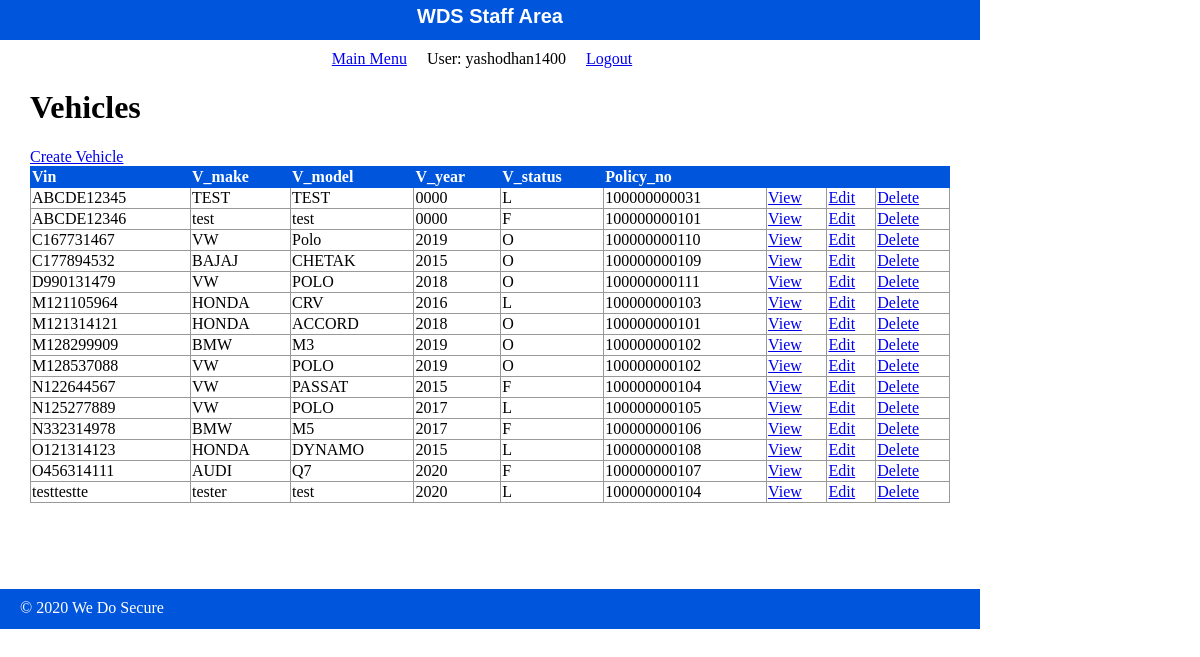
Screenshot of /WDS/public/staff/vehicle/index.php (signed in) with the database file from the repository.
### tables this page shows
CREATE TABLE `vehicle` (
  `Vin` varchar(10) NOT NULL COMMENT 'VEHICLE IDENTIFICATION NUMBER',
  `V_make` varchar(30) NOT NULL COMMENT 'VEHICLE MAKE AND MODEL',
  `V_model` varchar(30) NOT NULL COMMENT 'Vehicle Model',
  `V_year` year(4) NOT NULL COMMENT 'YEAR THE CAR WAS BOUGHT',
  `V_status` varchar(1) NOT NULL COMMENT 'STATUS IS L,F,O',
  `Policy_no` decimal(12,0) NOT NULL COMMENT 'POLICY NUMBER'
);

### WDS/private/functions.php (called while the page is built, shortened)
<?php
function url_for($script_path) {
  if($script_path[0] != '/') {
    $script_path = "/" . $script_path;
  }
  return WWW_ROOT . $script_path;
}
function u($string=""){
  return urlencode($string);
}
function h($string=""){
  return htmlspecialchars($string);
  }
?>

### WDS/private/query_function.php (called while the page is built, shortened)
<?php
	function find_all($table_name){
		global $db;
		$sql_query = " SELECT * FROM $table_name ";
		$sql_query .= "ORDER BY 1 ;";
		$result = mysqli_query($db, $sql_query);
		return $result;
	}
?>

### WDS/public/staff/vehicle/index.php (the view, shortened to what this page needs)
<?php
$Vehicle_set = find_all("vehicle");
?>
<?php include(SHARED_PATH . '/staff_header.php'); ?>
	<div id="content">
		<div class="Vehicle Listing">
		<h1>Vehicles</h1>
	<div id="actions">
		<a class="action" href="<?php echo url_for('staff/vehicle/new.php'); ?>">Create Vehicle</a>
	</div>
	<table class="list">
  	  <tr>
        <th>Vin</th>
        <th>V_make</th>
        <th>V_model</th>
  	    <th>V_year</th>
  	    <th>V_status</th>
  	    <th>Policy_no</th>
  	    <th>&nbsp;</th>
        <th>&nbsp;</th>
        <th>&nbsp;</th>
  	  </tr>
  	  <?php while($Vehicle = mysqli_fetch_assoc($Vehicle_set)){ ?>
        <tr>
          <td><?php echo h($Vehicle['Vin']); ?></td>
          <td><?php echo h($Vehicle['V_make']); ?></td>
          <td><?php echo h($Vehicle['V_model']); ?></td>
          <td><?php echo h($Vehicle['V_year']); ?></td>
          <td><?php echo h($Vehicle['V_status']); ?></td>
          <td><?php echo h($Vehicle['Policy_no']); ?></td>
          <td><a class="action" href="<?php echo url_for('/staff/vehicle/show.php?id=' . h(u($Vehicle['Vin']))); ?>">View</a></td>
          <td><a class="action" href="<?php echo url_for('/staff/vehicle/edit.php?id=' . h(u($Vehicle['Vin']))); ?>">Edit</a></td>
          <td><a class="action" href="<?php echo url_for('/staff/vehicle/delete.php?id=' . h(u($Vehicle['Vin']))); ?>">Delete</a></td>
    	  </tr>
      <?php } ?>
  	</table>
		</div>
	</div>
<?php include(SHARED_PATH . '/staff_footer.php'); ?>

### WDS/public/stylesheets/staff.css (style rules this page uses)
html { height: 100%; width: 100%; }
body { height: 980px; width: 100%; margin: 0; padding: 0; }
#content { width: 920px; min-height: 500px; padding: 0 30px; }
table { border-collapse: collapse; vertical-align: top; }
table.list { width: 100%; }
table.list tr td { border: 1px solid #999999; }
table.list tr th { border: 1px solid #0055DD; background: #0055DD; color: white; text-align: left; }

### rows the page displays
vehicle: Vin "ABCDE12345", V_make "TEST", V_model "TEST", V_year "0000", V_status "L", Policy_no "100000000031"
vehicle: Vin "ABCDE12346", V_make "test", V_model "test", V_year "0000", V_status "F", Policy_no "100000000101"
vehicle: Vin "C167731467", V_make "VW", V_model "Polo", V_year "2019", V_status "O", Policy_no "100000000110"
vehicle: Vin "C177894532", V_make "BAJAJ", V_model "CHETAK", V_year "2015", V_status "O", Policy_no "100000000109"
vehicle: Vin "D990131479", V_make "VW", V_model "POLO", V_year "2018", V_status "O", Policy_no "100000000111"
vehicle: Vin "M121105964", V_make "HONDA", V_model "CRV", V_year "2016", V_status "L", Policy_no "100000000103"
vehicle: Vin "M121314121", V_make "HONDA", V_model "ACCORD", V_year "2018", V_status "O", Policy_no "100000000101"
vehicle: Vin "M128299909", V_make "BMW", V_model "M3", V_year "2019", V_status "O", Policy_no "100000000102"
vehicle: Vin "M128537088", V_make "VW", V_model "POLO", V_year "2019", V_status "O", Policy_no "100000000102"
vehicle: Vin "N122644567", V_make "VW", V_model "PASSAT", V_year "2015", V_status "F", Policy_no "100000000104"
vehicle: Vin "N125277889", V_make "VW", V_model "POLO", V_year "2017", V_status "L", Policy_no "100000000105"
vehicle: Vin "N332314978", V_make "BMW", V_model "M5", V_year "2017", V_status "F", Policy_no "100000000106"
vehicle: Vin "O121314123", V_make "HONDA", V_model "DYNAMO", V_year "2015", V_status "L", Policy_no "100000000108"
vehicle: Vin "O456314111", V_make "AUDI", V_model "Q7", V_year "2020", V_status "F", Policy_no "100000000107"
vehicle: Vin "testtestte", V_make "tester", V_model "test", V_year "2020", V_status "L", Policy_no "100000000104"

### other values shown
$_SESSION['username'] "yashodhan1400"
